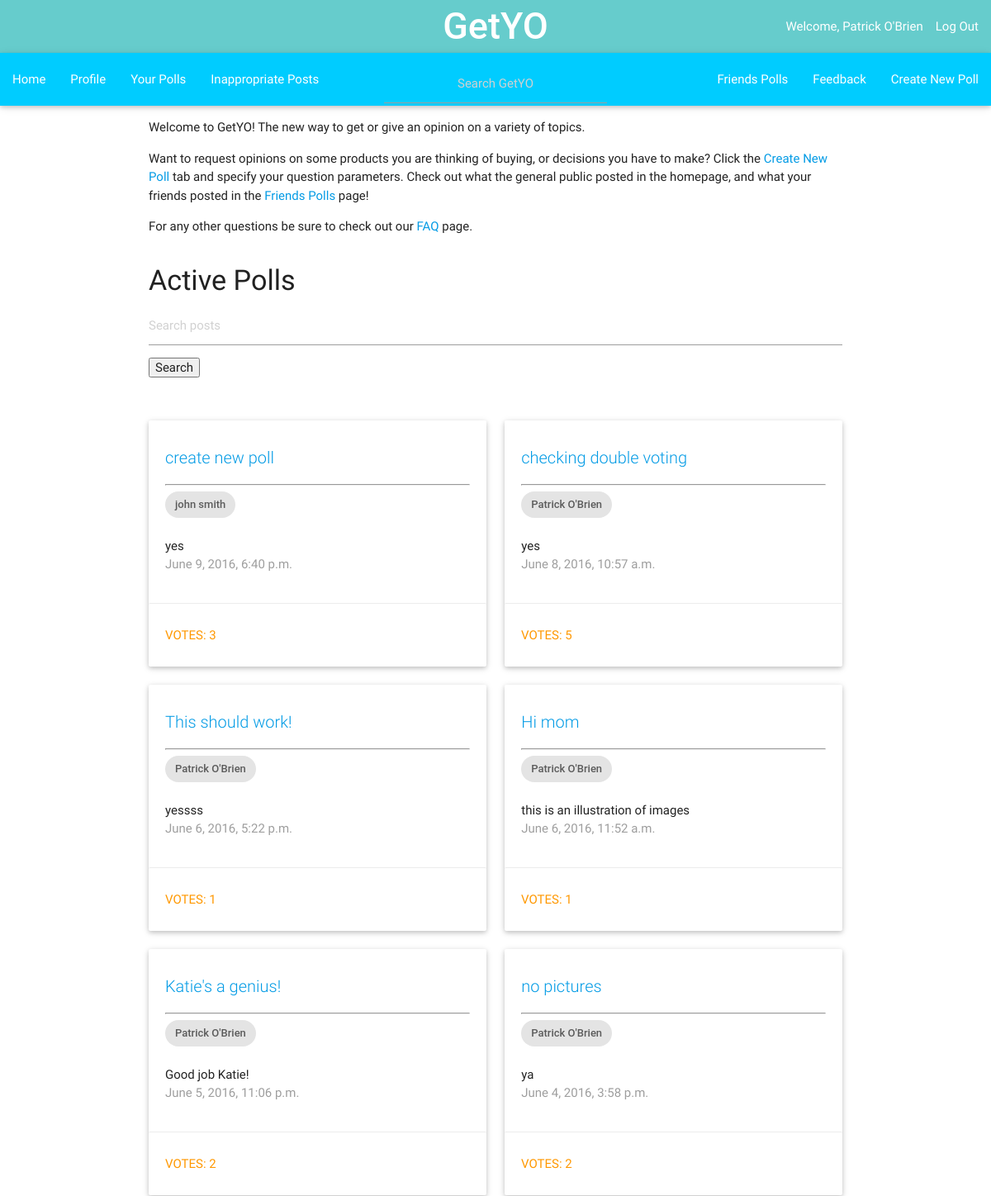
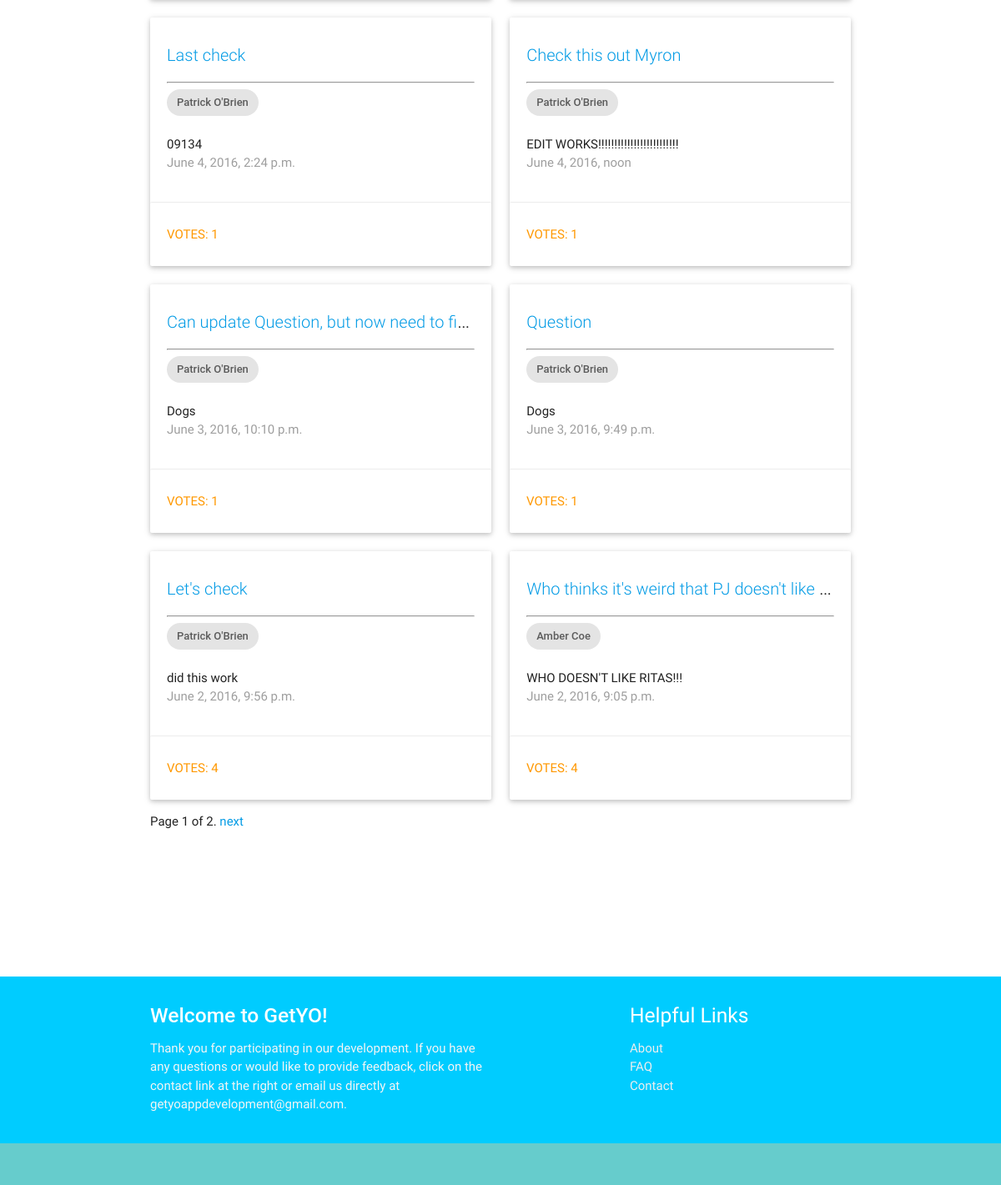
Page /imo_app/ (signed in) on the earlier database version (2 pictures, top to bottom).
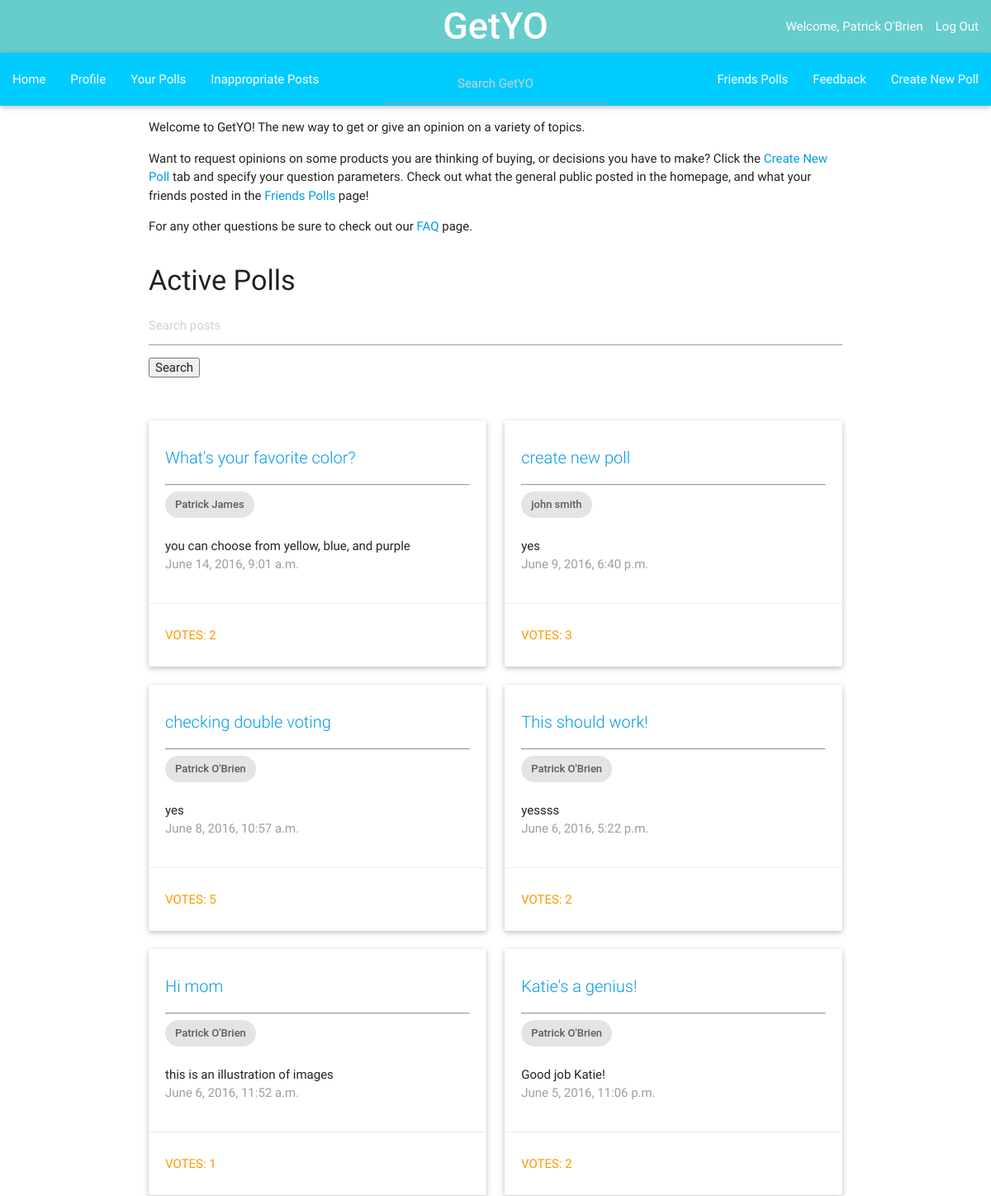
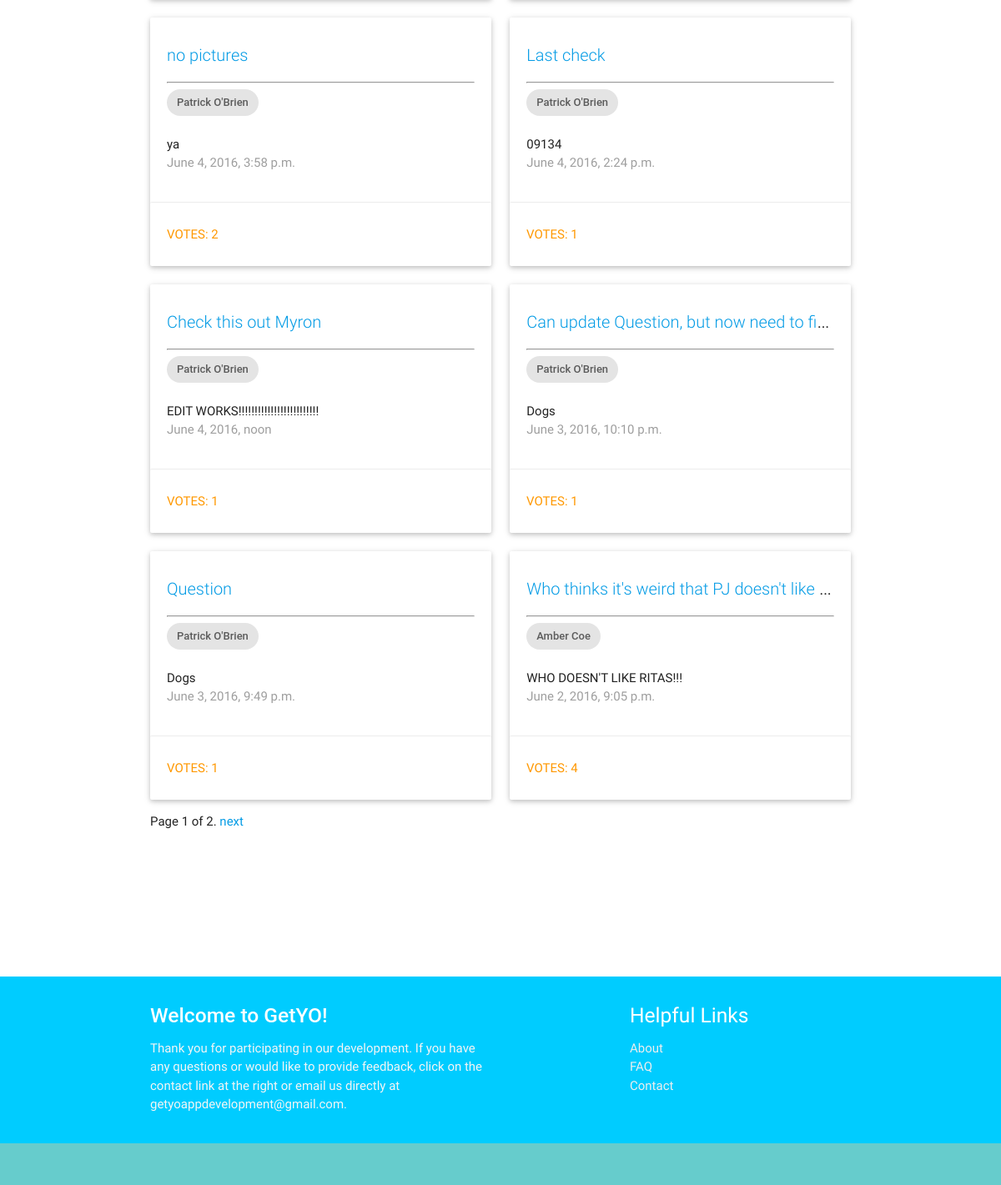
Same page on the later database version (2 pictures, top to bottom).
### imo_app/models.py (models this page shows, shortened)
class Question(models.Model):
    author = models.ForeignKey(UserProfile, on_delete=models.CASCADE)
    author_name = models.CharField(max_length=200, default='')
    question_text = models.CharField(max_length=200)
    description = models.TextField(default = '')
    category = models.CharField(max_length=50, default='')
    pub_date = models.DateTimeField('date published')
    choice1 = models.CharField(null=True, blank=True, default = '', max_length = 200)
    image1 = models.ImageField(null=True, blank=True)
    choice2 = models.CharField(null=True, blank=True, default = '', max_length = 200)
    image2 = models.ImageField(null=True, blank=True)
    choice3 = models.CharField(null=True, blank=True, default = '', max_length = 200)
    image3 = models.ImageField(null=True, blank=True)
    total_votes = models.IntegerField(default = 0)
    inappropriate = models.IntegerField(default=0)
    class Meta:
        ordering = ['-pub_date']

class UserProfile(models.Model):
    user = models.OneToOneField(User)
    name = models.CharField(max_length=200, default='')
    gender = models.CharField(default='', blank=True, max_length=15)
    picture = models.ImageField(blank=True, null=True, default='')
    birthday = models.DateField(blank=True, null=True)
    about = models.TextField(null = True, blank = True, default='')
    motto = models.CharField(max_length=200, null = True, blank=True, default='')
    total_friends = models.IntegerField(default=0)
    inappropriate = models.IntegerField(default=0)
    join_date = models.DateField(blank=True, null=True)
    sponsor = models.BooleanField(default=False)
    verification = models.BooleanField(default=False)
    activation_key = models.CharField(max_length=100, default='')
    terms_of_service = models.BooleanField(default=False)

### imo_app/views.py (the view)
def index(request):
    q_list = Question.objects.all()
    if request.GET.get("q"):
        query = request.GET.get("q")
        q_list = search_bars(q_list, query)
    paginator = Paginator(q_list, 12) # Show 25 contacts per page
    page = request.GET.get('page')
    try:
        q = paginator.page(page)
    except PageNotAnInteger:
        q = paginator.page(1)
    except EmptyPage:
        q = paginator.page(paginator.num_pages)
    return render(request, 'imo_app/index.html', {'q_all': q})

### imo_app/templates/imo_app/index.html (shortened to what this page needs)
{% extends "imo_app/base.html" %}
{% block content %}
  <div class="row">
    <div class="col m12">
      <p>Welcome to GetYO!  The new way to get or give an opinion on a variety of topics.</p>
      <p>Want to request opinions on some products you are thinking of buying, or decisions you have to make?
        Click the <a href="{% url 'imo_app:view_newentry' %}">Create New Poll</a> tab and specify your question parameters.  Check out what the general public posted
        in the homepage, and what your friends posted in the <a href="{% url 'imo_app:friends_polls' %}">Friends Polls</a> page!</p>
      <p>For any other questions be sure to check out our <a href="{% url 'imo_app:faq' %}">FAQ</a> page.</p>
    </div>
  </div>
    {% if user.is_authenticated %}
      <h4>Active Polls</h4>
      <div class="row">
        <div class="col m12">
        <form method='GET' action=''>
        <input type='text' name='q' placeholder='Search posts' value='{{ request.GET.q }}' />
        <input type='submit' value='Search' />
        </form>
        <br></br>
      </div>
        {% for i in q_all %}
          <div class="col m6">
            <div class="card" >
              <div class="card-content">
                <span class="card-title truncate"><a href="{% url 'imo_app:detail' i.id %}" style = "font-size: 20px">{{ i.question_text }}</a></span>
                <hr></hr>
                <div class="chip">
                  {{ i.author.user.first_name}} {{ i.author.user.last_name}}
                </div>
                <br></br>
                <p class="truncate">{{ i.description }}</p>
                <p class="grey-text">{{ i.pub_date }}</p>
              </div>
              <a href="{% url 'imo_app:detail' i.id %}"><div class="orange-text waves-effect waves-teal card-action btn-flat" style="width:100%; height: 100%">
              Votes: {{ i.total_votes }}
              </div></a>
            </div>
          </div>
        {% endfor %}
        <div class = "col s12">
        <div class="pagination">
            <span class="step-links">
                <span class="current">
                    Page {{ q_all.number }} of {{ q_all.paginator.num_pages }}.
                </span>
                {% if q_all.has_next %}
                    <a href="?page={{ q_all.next_page_number }}{% if request.GET.q %}&q={{ request.GET.q }}{% endif %}">next</a>
                {% endif %}
            </span>
        </div>
      </div>
      </div>
    {% endif %}
{% endblock content %}

### imo_app/templates/imo_app/base.html (shortened to what this page needs)
<!DOCTYPE html>
{% load staticfiles %}
<html>
  <head>
    <link rel="stylesheet" type="text/css" href="{% static 'imo_app/css/imo.css' %}" />
    <link rel="stylesheet" type="text/css" href="{% static 'materialize/css/materialize.min.css' %}" />
  </head>
  <body>
  <div class = "navbar-fixed">
    <nav>
      <div class="nav-wrapper" style="background-color: #66CCCC">
      <ul class="right hide-on-med-and-down">
        <a href = "{% url 'imo_app:index' %}" class="brand-logo center" style="font-size: 45px"><strong>GetYO</strong></a>
        {% if user.is_authenticated %}
          <li>Welcome, {{ user.first_name }} {{user.last_name}}</li>
          <li><a href = "{% url 'imo_app:user_logout' %}">Log Out</a></li>
        {% else %}
            <li><a href = "{% url 'imo_app:view_registration' %}" style='width:100px'>Register</a></li>
            <li><a href = "{% url 'imo_app:view_login' %}" style='width:100px'>Login</a></li>
          </ul>
        {% endif %}
      </div>
    </div>
    <div class = "navbar-fixed">
    <nav>
        <div class="nav-wrapper" style="background-color: #00CCFF">
          {% if user.is_authenticated %}
          <a class="brand-logo center">
          <form action="{% url 'imo_app:search' %}" method="GET">
          <input type='text' style="width: 270px" class = "center-align" name='a' placeholder='Search GetYO' value='{{ request.GET.a }}'  />
          </form>
          </a>
          {% endif %}
          {% if user.is_authenticated %}
          <ul id="nav-mobile" class="left hide-on-med-and-down" size="250%">
            <li><a href="{% url 'imo_app:index' %}">Home</a></li>
            <li><a href="{% url 'imo_app:profile' %}">Profile</a></li>
            <li><a href="{% url 'imo_app:your_posts' %}">Your Polls</a></li>
            {% if user.is_superuser %}
            <li><a href="{% url 'imo_app:inappropriate' %}">Inappropriate Posts</a></li>
            {% endif %}
          </ul>
          <ul id="nav-mobile" class="right hide-on-med-and-down">
            <li><a href="{% url 'imo_app:friends_polls' %}">Friends Polls</a></li>
            <li><a href="{% url 'imo_app:feedback_index' %}">Feedback</a></li>
            <li><a href="{% url 'imo_app:view_newentry' %}">Create New Poll</a></li>
          {% endif %}
          </ul>
        </div>
      </nav>
    </div>
    <div class="container">
      {% block content %}
      {% endblock %}
      <br></br>
      <br></br>
      <br></br>
    </div>
    <footer class="page-footer" style="background-color: #00CCFF">
      <div class="container" >
        <div class="row">
          <div class="col l6 s12">
            <h5 class="white-text"><strong>Welcome to GetYO!</strong></h5>
            <p class="grey-text text-lighten-4">Thank you for participating in our development.
            If you have any questions or would like to provide feedback,
            click on the contact link at the right or email us directly at getyoappdevelopment@gmail.com.</p>
          </div>
          <div class="col l4 offset-l2 s12">
            <h5 class="white-text">Helpful Links</h5>
            <ul>
              <li><a class="grey-text text-lighten-3" href="{% url 'imo_app:about' %}">About</a></li>
              <li><a class="grey-text text-lighten-3" href="{% url 'imo_app:faq' %}">FAQ</a></li>
              <li><a class="grey-text text-lighten-3" href="mailto:getyoappdevelopment@gmail.com">Contact</a></li>
            </ul>
          </div>
        </div>
      </div>
      <div class="footer-copyright" style="background-color: #66CCCC">
      </div>
    </footer>
  </body>
</html>

Differences in the rows shown:
removed Question: question_text "Let's check", author.user.first_name "Patrick", author.user.last_name "O'Brien", description "did this work", pub_date "June 2, 2016, 9:56 p.m.", total_votes "4"
added Question: question_text "What's your favorite color?", author.user.first_name "Patrick", author.user.last_name "James", description "you can choose from yellow, blue, and purple", pub_date "June 14, 2016, 9:01 a.m.", total_votes "2"
changed Question "This should work!": total_votes "1" → "2"
